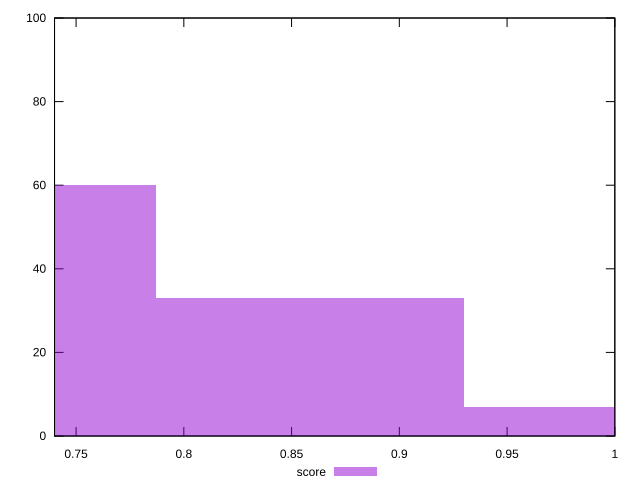

Write the gnuplot code that produced this figure.
reset

$score <<EOF
0.7154541985098326 60
0.8585450382117991 33
1.0016358779137655 7
EOF

set key outside below
set boxwidth 0.1430908397019665
set xrange [0.74:1]
set yrange [0:100]
set trange [0:100]
set style fill transparent solid 0.5 noborder
set terminal svg size 640, 490 enhanced background rgb 'white'
set output "reprap/uses-rel-preconnect/samples/pages+cached+noexternal/score/histogram.svg"

plot $score title "score" with boxes

reset
